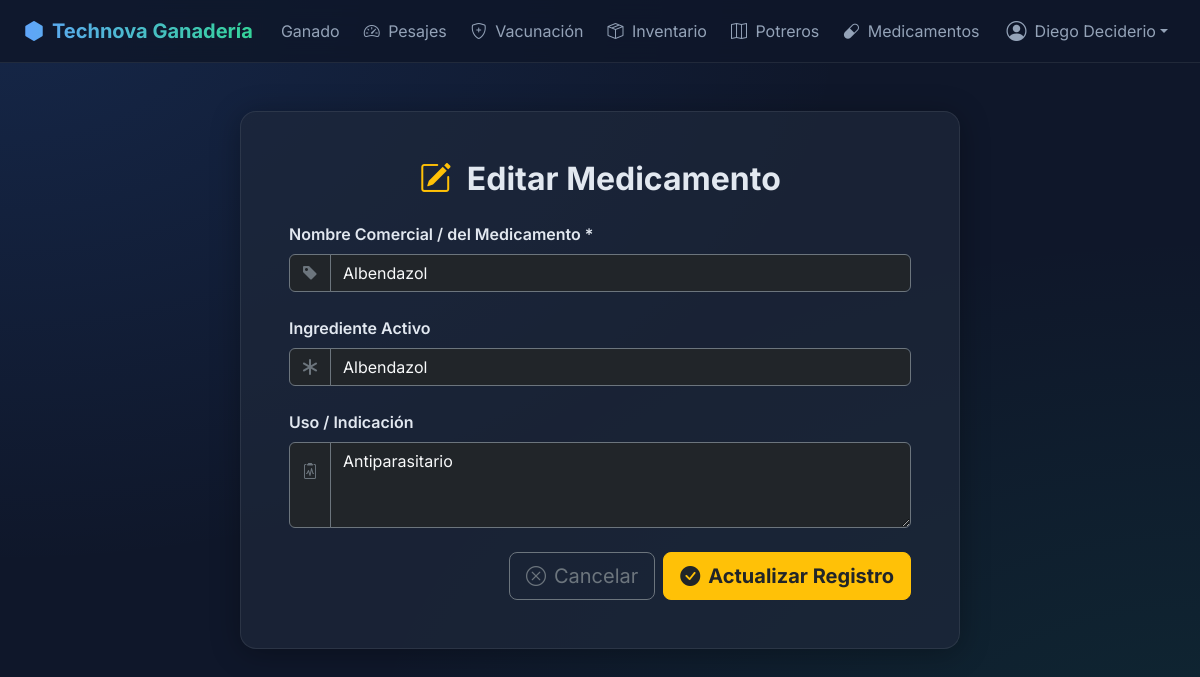
Page /medicamentos/update/2 (signed in) on the committed database.
### tables this page shows
CREATE TABLE medicamentos (
            id INTEGER PRIMARY KEY AUTOINCREMENT,
            nombre TEXT UNIQUE NOT NULL,
            ingrediente_activo TEXT,
            uso TEXT
        );

### app.py (the view, shortened to what this page needs)
@app.route('/medicamentos/update/<int:id>', methods=['GET','POST'])
@login_required
def medicamentos_update(id):
    conn = get_db_connection()
    med = conn.execute('SELECT * FROM medicamentos WHERE id=?', (id,)).fetchone()
    if not med:
        conn.close()
        flash('Registro no encontrado.', 'warning')
        return redirect(url_for('medicamentos_list'))
    conn.close()
    return render_template('medicamentos/update.html', med=med)

### app.py (called while the page is built)
def get_db_connection():
    for _ in range(5):
        try:
            conn = sqlite3.connect(DB_NAME, timeout=10, check_same_thread=False)
            conn.row_factory = sqlite3.Row
            return conn
        except sqlite3.OperationalError as e:
            if "database is locked" in str(e):
                time.sleep(0.2)
            else:
                raise
    raise Exception("No se pudo establecer conexión con la base de datos después de varios intentos.")

def login_required(f):
    @wraps(f)
    def decorated_function(*args, **kwargs):
        if 'user_id' not in session:
            flash('Debes iniciar sesión para acceder a esta página.', 'warning')
            return redirect(url_for('login'))
        return f(*args, **kwargs)
    return decorated_function

@app.context_processor
def inject_helpers():
    return dict(
        format_number=format_number,
        now=datetime.datetime.now,
        current_user=session.get('username', ''),
        current_user_id=session.get('user_id'),
        current_user_name=session.get('nombre_completo', '')
    )

### templates/medicamentos/update.html (shortened to what this page needs)
{% extends "base.html" %}
{% block content %}
<div class="container py-4 animate-fade-in">
  <div class="row justify-content-center">
    <div class="col-lg-8">
      <div class="glass-card p-4 p-md-5">
        <h2 class="mb-4 fw-bold text-center">
          <i class="bi bi-pencil-square text-warning me-2"></i> Editar Medicamento
        </h2>
        <form method="POST" action="{{ url_for('medicamentos_update', id=med['id']) }}">
          <div class="row g-4">
            <div class="col-12">
              <label for="nombre" class="form-label fw-semibold">Nombre Comercial / del Medicamento *</label>
              <div class="input-group">
                <span class="input-group-text bg-dark border-secondary text-secondary">
                  <i class="bi bi-tag-fill"></i>
                </span>
                <input type="text" class="form-control bg-dark text-light border-secondary" id="nombre" name="nombre" value="{{ med['nombre'] }}" required>
              </div>
            </div>
            <div class="col-12">
              <label for="ingrediente_activo" class="form-label fw-semibold">Ingrediente Activo</label>
              <div class="input-group">
                <span class="input-group-text bg-dark border-secondary text-secondary">
                  <i class="bi bi-asterisk"></i>
                </span>
                <input type="text" class="form-control bg-dark text-light border-secondary" id="ingrediente_activo" name="ingrediente_activo" value="{{ med['ingrediente_activo'] }}">
              </div>
            </div>
            <div class="col-12">
              <label for="uso" class="form-label fw-semibold">Uso / Indicación</label>
              <div class="input-group">
                <span class="input-group-text bg-dark border-secondary text-secondary align-items-start pt-3">
                  <i class="bi bi-clipboard2-pulse"></i>
                </span>
                <textarea class="form-control bg-dark text-light border-secondary" id="uso" name="uso" rows="3">{{ med['uso'] }}</textarea>
              </div>
            </div>
            <div class="col-12 d-flex align-items-end">
              <div class="w-100">
                <div class="d-grid gap-2 d-md-flex justify-content-md-end">
                  <a href="{{ url_for('medicamentos_list') }}" class="btn btn-outline-secondary btn-lg">
                    <i class="bi bi-x-circle me-2"></i>Cancelar
                  </a>
                  <button type="submit" class="btn btn-warning btn-lg text-dark fw-bold">
                    <i class="bi bi-check-circle-fill me-2"></i>Actualizar Registro
                  </button>
                </div>
              </div>
            </div>
          </div>
        </form>
      </div>
    </div>
  </div>
</div>
{% endblock %}

### templates/base.html (style rules this page uses)
:root { --bg-dark: #0f172a; --bg-card: rgba(30, 41, 59, 0.7); --glass-border: rgba(255, 255, 255, 0.08); }
body { font-family: 'Inter', sans-serif; background-color: var(--bg-dark); background-image: radial-gradient(at 0% 0%, rgba(59, 130, 246, 0.15) 0px, transparent 50%), radial-gradient(at 100% 100%, rgba(16, 185, 129, 0.1) 0px, transparent 50%); background-attachment: fixed; color: #e2e8f0; min-height: 100vh; }
.glass-card { background: var(--bg-card); backdrop-filter: blur(16px); border: 1px solid var(--glass-border); border-radius: 16px; box-shadow: 0 4px 30px rgba(0, 0, 0, 0.3); }
.form-control, .form-select { background-color: rgba(15, 23, 42, 0.6); border: 1px solid rgba(255, 255, 255, 0.1); color: #e2e8f0; }
.animate-fade-in { animation: fadeInUp 0.6s ease-out forwards; }

### rows in the picture
medicamentos: nombre "Albendazol", ingrediente_activo "Albendazol", uso "Antiparasitario"

### other values in the picture
{{ current_user_name or current_user }} "Diego Deciderio"
